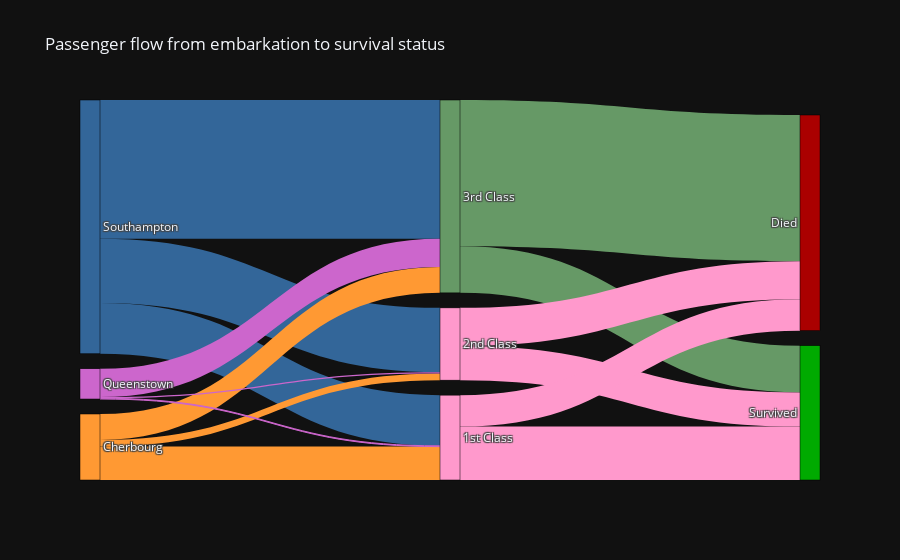

Write notebook code for a chart like this one.
### Markdown cell above
Objective: To analyze the passenger flow from different embarkation ports to different passenger classes and their survival status. <br>

About the code: Creates a sankey diagram that shows the passenger flow from embarkation to survival status in the Titanic dataset.

Justification: A Sankey diagram is chosen because it can effectively illustrate the flow and transition between different categories or states. In this case, it can show the movement of passengers from embarkation ports to different passenger classes and then to survival or death.

The code can be explained as follows:

- First, we define a dictionary called `nodes` that contains the attributes of the nodes in the sankey diagram. The nodes are the endpoints of the links and represent the categories or stages of the flow. We specify the following attributes for each node:
  - `pad`: the amount of padding around each node
  - `thickness`: the thickness of each node
  - `line`: the style of the border around each node
  - `label`: the text label for each node
  - `color`: the fill color for each node
- Then, we define another dictionary called `links` that contains the attributes of the links in the sankey diagram. The links are the paths that connect the nodes and represent the flow of passengers. We specify the following attributes for each link:
  - `source`: the index of the source node for each link
  - `target`: the index of the target node for each link
  - `value`: the magnitude or weight of each link
  - `color`: the color of each link
- Next, we define a function called `get_count` that takes a condition as an argument and returns the number of passengers that satisfy that condition in the dataframe. This function will help us to calculate the values for each link.
- Then, we loop through the embarkation ports (Southampton, Cherbourg, Queenstown) and passenger classes (3rd, 2nd, 1st) and add the source, target, value and color for each link that connects these nodes. We use the `get_count` function to get the number of passengers for each combination of port and class. We also use the color of the source node as the color of the link.
- Next, we loop through the passenger classes and survival status (survived, died) and add the source, target, value and color for each link that connects these nodes. We use the same logic as before to get these attributes.
- Finally, we create a figure object using plotly's `go.Figure` function and pass it a `go.Sankey` object that contains our nodes and links dictionaries. We also update the layout of the figure to add a title, a dark template and a width.
- We show the figure using plotly's `fig.show` method.


Result:

The Sankey diagram shows the passenger flow from different embarkation ports (Southampton, Cherbourg, Queenstown) to different passenger classes (3rd Class, 2nd Class, 1st Class) and their survival status (Survived, Died).

By comparing the values in the diagram, we can make the following observations:

1. Embarkation Port:
   - Southampton had the highest number of passengers, followed by Cherbourg and Queenstown.
   - Most passengers from Southampton were in 3rd Class, while a significant number of passengers from Cherbourg and Queenstown were in 1st Class.

2. Passenger Class:
   - The majority of passengers were in 3rd Class, followed by 1st Class and 2nd Class.
   - Among the different embarkation ports, Southampton had the highest number of passengers in all classes.

3. Survival Status:
   - Among the passengers in 3rd Class, a higher number died compared to those who survived.
   - In 2nd Class, the number of survivors was slightly higher than the number of casualties.
   - The highest number of survivors was in 1st Class, with a significantly lower number of casualties.

### Code cell
# Define nodes
nodes = dict(
    pad=15,
    thickness=20,
    line=dict(color="black", width=0.5),
    label=["Southampton", "Cherbourg", "Queenstown", "3rd Class", "2nd Class", "1st Class", "Survived", "Died"],
    # Use a color scheme generated by ColorBrewer
    color=["#336699", "#FF9933", "#CC66CC", "#669966", "#FF99CC ", "#FF99CC", "#00AA00", "#AA0000"]
)

# Define links
links = dict(
    source=[], # indices correspond to labels, eg Southampton, Cherbourg, ...
    target=[],
    value=[],
    color=[] # add a color attribute for links
)

# Define a function to get the number of passengers by condition
def get_count(condition):
    return df[condition].shape[0]

# Loop through the embarkation ports and passenger classes
for i, port in enumerate(["S", "C", "Q"]):
    for j, pclass in enumerate([3, 2, 1]):
        # Add the source, target and value for each link
        links["source"].append(i)
        links["target"].append(3 + j)
        links["value"].append(get_count((df["Embarked"] == port) & (df["Pclass"] == pclass)))
        # Add the color for each link based on the source node color
        links["color"].append(nodes["color"][i])

# Loop through the passenger classes and survival status
for k, pclass in enumerate([3, 2, 1]):
    for l, survived in enumerate([1, 0]):
        # Add the source, target and value for each link
        links["source"].append(3 + k)
        links["target"].append(6 + l)
        links["value"].append(get_count((df["Pclass"] == pclass) & (df["Survived"] == survived)))
        # Add the color for each link based on the source node color
        links["color"].append(nodes["color"][3 + k])

# Create figure
fig = go.Figure(data=[go.Sankey(
    node=nodes,
    link=links)])

# Add title
fig.update_layout(title_text="Passenger flow from embarkation to survival status", width = 900)

# Show figure
fig.show()

### Figure 1 — Plotly figure (JSON) as saved in the notebook; plotly's stock layout.template omitted (floating-point values rounded to 4 significant figures)
{"data": [{"link": {"color": ["#336699", "#336699", "#336699", "#FF9933", "#FF9933", "#FF9933", "#CC66CC", "#CC66CC", "#CC66CC", "#669966", "#669966", "#FF99CC ", "#FF99CC ", "#FF99CC", "#FF99CC"], "source": [0, 0, 0, 1, 1, 1, 2, 2, 2, 3, 3, 4, 4, 5, 5], "target": [3, 4, 5, 3, 4, 5, 3, 4, 5, 6, 7, 6, 7, 6, 7], "value": [353, 164, 129, 66, 17, 85, 72, 3, 2, 119, 372, 87, 97, 136, 80]}, "node": {"color": ["#336699", "#FF9933", "#CC66CC", "#669966", "#FF99CC ", "#FF99CC", "#00AA00", "#AA0000"], "label": ["Southampton", "Cherbourg", "Queenstown", "3rd Class", "2nd Class", "1st Class", "Survived", "Died"], "line": {"color": "black", "width": 0.5}, "pad": 15, "thickness": 20}, "type": "sankey"}], "layout": {"title": {"text": "Passenger flow from embarkation to survival status"}, "width": 900}}
